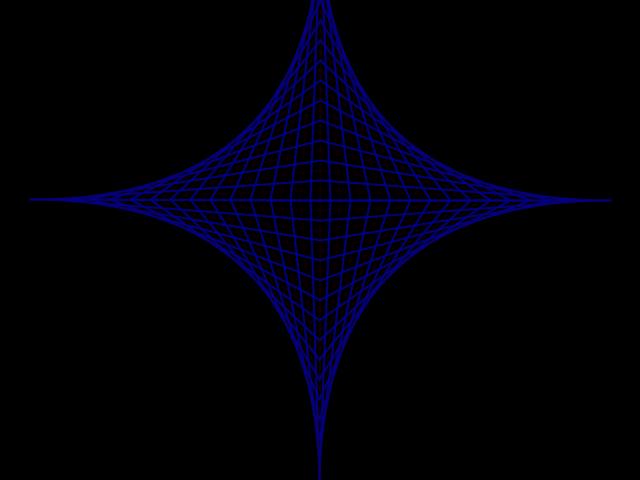
Frame 1 (no input)
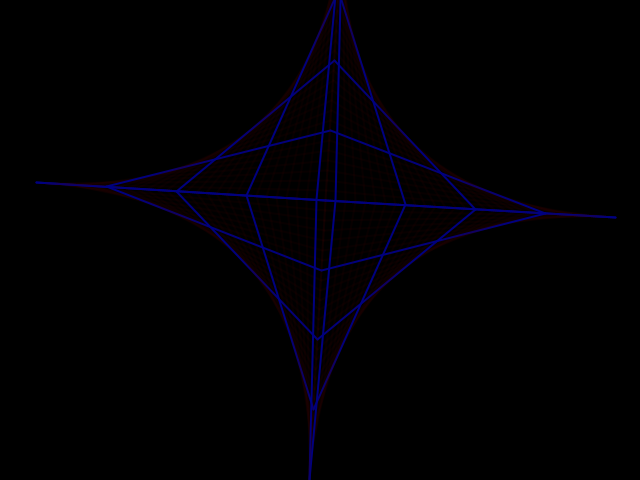
Frame 60 (the mouse pressed at the canvas centre just before this capture)
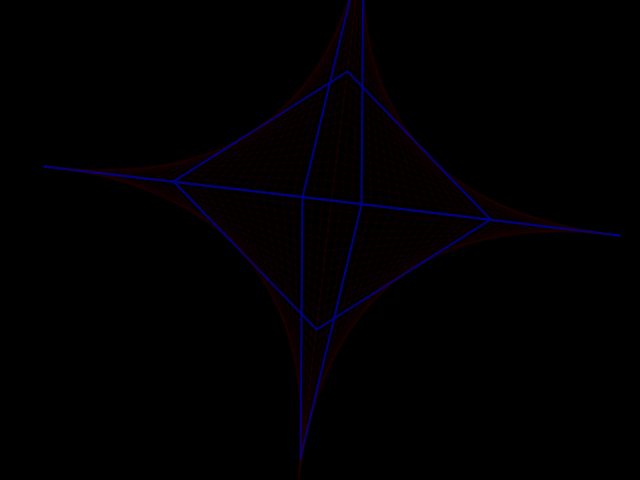
Frame 120 (the mouse held since frame 60 and released just before this capture)

The Processing sketch that drew these frames (run headless with seeded random() and noise(); from frame 60 on, the mouse is pressed at the canvas centre):

// Processing sketch: ParabolicCurves_Extra2
// ── ParabolicCurves_Extra2.pde


ParabolicCurve pc;
int frame = 0;
int modus =2 ;
boolean b = true;

int arms  =0;

void setup()
{
	//noLoop();
	size(640, 480);
	//gridCenter = new PVector((float)width * 0.5, (float)height * 0.5);
	pc = new ParabolicCurve(4,30,10);
}


void draw(){
	background(0,0,0,255);
	PVector c = new PVector(320,200);
	pc.RotateMe(new PVector(0,100), 0.001);
	pc.DrawMe(c, color(64,0,0,32), color(0, 0, 128,255), modus);

	frame++;

	if(frame == 10){
		if(modus > 30 || modus < 2){
			b = !b;
			arms++;
			if(b == false)
				pc = new ParabolicCurve(arms,30,10);
		}

		if(b){
			modus++;
		}else{
			modus--;
		}
		frame = 0;
	}
	
	
}


public class ParabolicCurve{
	int numberOfArms;
	int numberOfLines;
	PVector[] [] vectors;
	
	//Constructor
	ParabolicCurve (int nOA, int nOL, float lS) {

		//Failsafe if below minimum values
		if(nOL < 1){
			nOL = 1;
		}
		if(nOA < 2){
			nOA = 2;
		}

		float piSlice = (2 * PI)/nOA;

		if (nOA == 2) {
			piSlice = (2 * PI)/3;
		}

		//We do this to get an extra end line, this makes odd number of arms avaleble
		numberOfArms = nOA;
		nOA++;
		
		numberOfLines = nOL;
		//lineSpace = lS;

		int armSwitch = 0;
		float maxArmLength = (nOL - 1) * lS;

		vectors = new PVector[nOA] [nOL];
		for(int a =0; a < nOA; a++){
			if(armSwitch == 0){ //<-- Loop forward
				for(int l = 0; l < nOL; l++){
					vectors[a][l] = new PVector(0,1);
					vectors[a][l].rotate(piSlice * a);
					vectors[a][l].mult(l * lS);
					print(l * lS, ">> ");
				}
			}else{
				for(int l = nOL-1; l >= 0; l--){// <-- Loop rewerse
					vectors[a][l] = new PVector(0,1);
					vectors[a][l].rotate(piSlice * a);
					vectors[a][l].mult(maxArmLength - (l * lS));
					print(l * lS, "<< ");
				}

				armSwitch -= 2;
			}
			
			armSwitch++;
			print("\n","LOPPSWITCH-------------------------------------------------------------------", armSwitch,"\n");
		}
		print("created a ParabolicCurve");
	}

	void RotateMe(PVector center, float rad){

		for(int a = 0; a < numberOfArms+1; a++){
			for(int b = 0; b < numberOfLines; b++){
				PVector rotPV = new PVector(0,0);
				rotPV.set(vectors[a][b]);
				rotPV.sub(center);
				rotPV.rotate(rad);
				rotPV.add(center);
				vectors[a][b] = rotPV;
			}
		}
	}

	void DrawMe(PVector center, color col, color col2, int mod){
		stroke(255,255,255,255);
		strokeWeight(2);
		for(int a = 0; a < numberOfArms; a++){
			for(int b = 0; b < numberOfLines; b++){
				int c = a + 1;// (a+1) % numberOfArms;

				stroke(col);
				if(b % mod == 0)
					stroke(col2);
				//line(vectors[a][0].x + center.x, vectors[a][0].y + center.y, vectors[a][b].x + center.x, vectors[a][b].y + center.y);
				line(vectors[a][b].x + center.x, vectors[a][b].y + center.y, vectors[c][b].x + center.x, vectors[c][b].y + center.y);
			}
		}
	}
}
